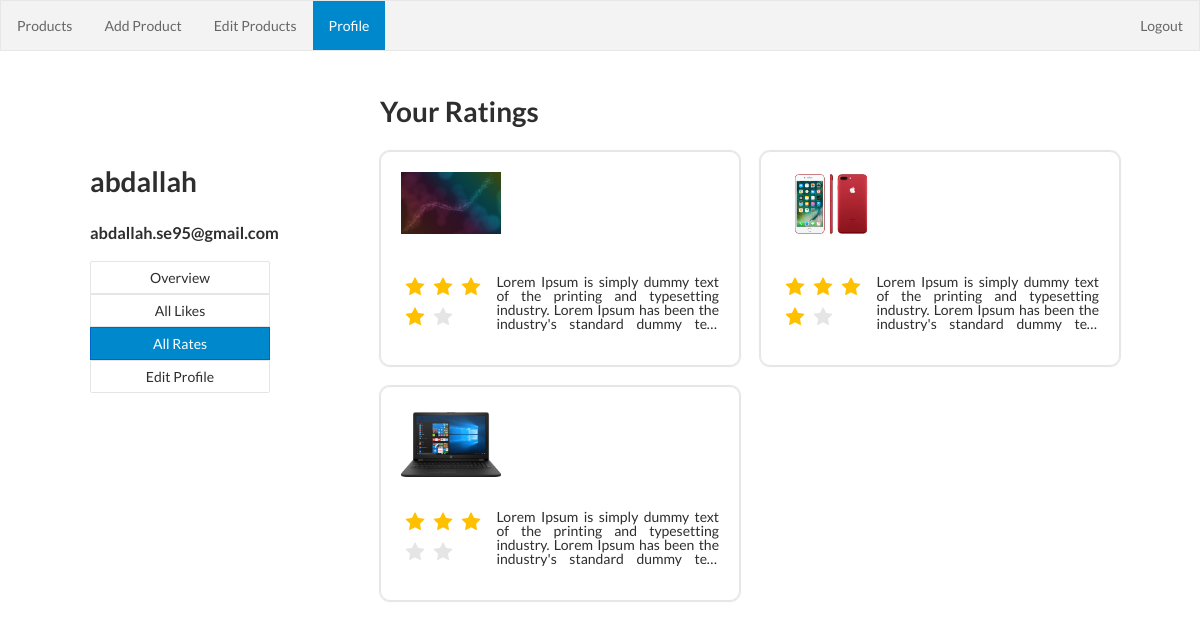
/Ratings.php (signed in), run on the app's committed database.
### tables this page shows
CREATE TABLE IF NOT EXISTS `images` (
  `id` int(11) NOT NULL AUTO_INCREMENT,
  `name` varchar(250) NOT NULL,
  `product_id` int(11) NOT NULL,
  `main` tinyint(1) DEFAULT '0',
  PRIMARY KEY (`id`)
);

CREATE TABLE IF NOT EXISTS `products` (
  `id` int(11) NOT NULL AUTO_INCREMENT,
  `name` varchar(250) NOT NULL,
  `description` varchar(250) NOT NULL,
  `price` int(11) NOT NULL,
  `review` int(10) NOT NULL DEFAULT '0',
  PRIMARY KEY (`id`)
);

### controllers/Database.php (called while the page is built, shortened)
<?php
class Database{
    public  $host="localhost";
    public  $dbuser="root";
    public  $password="";
    public  $dbname="catalogue";
    function __construct(){
        $this->password = "";
        $this->host = "localhost";
        $this->dbuser = "root";
        $this->dbname = "catalogue";
    }
    function connect(){
        $conn = mysqli_connect($this->host,$this->dbuser,$this->password,$this->dbname);
        return $conn;
    }
    function query($conn,$sql){
        $res=mysqli_query($conn,$sql);
        return $res;
    }
}

### controllers/ProductController.php (called while the page is built, shortened)
<?php
include_once "Database.php";
class ProductController{
    public static function view_product($id){
        $query = "select * from products where id = $id";
        $db = new Database();
        $res = $db->query($db->connect(), $query);
        return $res;
    }
    public static function get_user_reviewed_products(){
        $uid = $_SESSION['user_id'];
        $query = "select product_id from product_reviews where user_id = $uid";
        $db = new Database();
        $res = $db->query($db->connect(), $query);
        return $res;
    }
}

### Ratings.php (the view, shortened to what this page needs)
<?php
require "header.php";
require "controllers/ProductController.php";
$res = ProductController::get_user_reviewed_products();
$reviewed_products = array();
$r = 0;
while($ress = mysqli_fetch_assoc($res)){
    $id = (int)$ress['product_id'];
    $reviewed_products [] = mysqli_fetch_assoc(ProductController::view_product($id));
    $r++;
}
?>
<div class="profile">
    <div class="info">
        <h1><?php echo $_SESSION['username'];?></h1>
        <h3><?php echo $_SESSION['email'];?></h3>
        <ul>
            <li><a href="Profile.php">Overview</a></li>
            <li><a href="Likes.php">All Likes</a></li>
            <li class="active"><a href="Ratings.php">All Rates</a></li>
            <li><a href="EditProfile.php">Edit Profile</a></li>
        </ul>
    </div>
    <div class="ratings">
        <h1>Your Ratings</h1>
        <div class="products">
            <?php
            $x = 0;
            while ($x < $r){
                $query = "select name from images where product_id = ".$reviewed_products[$x]['id']." and main= 1";
                $db = new Database();
                $res = $db->query($db->connect(), $query);
                $res = mysqli_fetch_assoc($res);
                $image_name = "default.jpg";
                if($res != null)
                    $image_name = ($res['name'] == "")? "default.jpg":$res['name'];
                $review = (int)$reviewed_products[$x]['review'];
                ?>
                <div class="product">
                    <div class="photo">
                        <img src="./photos/<?php echo $image_name?>">
                    </div>
                    <p class="description"><?php echo $reviewed_products[$x]['description']?></p>
                    <div class="like-rate">
                        <?php for($i = 0 ;$i < 5; $i++){
                            $s = "";
                            if($review > $i)$s= "active";
                            echo '<i id="'.$reviewed_products[$x]['id'].'" onclick="rate(this)" name="'.($i+1).'"
                    style="cursor: pointer"class="icon-star '.$s.'" curr="'.$review.'"></i>';
                        }?>
                    </div>
                </div>
                <?php $x++;}?>
        </div>
    </div>
</div>
</body>
</html>

### css/main.css (style rules this page uses)
* { box-sizing: border-box; }
body, button, input, select, textarea { font-family: 'Lato', sans-serif; }
.profile { display: flex; min-height: 100vh; background: white; }
.profile > div { flex-grow: 1; padding: 20px; }
.profile .info { position: relative; padding: 90px; min-width: 30vw; }
.profile .info ul { text-align: center; }
.profile .info ul li { padding: 5px; border: 1px solid #e5e5e5; }
.profile .info ul li.active { background-color: #0088cc; color: white; border: 1px solid #0066cc; }
.profile .info ul li:first-child { border-radius: 2px 2px 0 0; }
.profile .info ul li:last-child { border-radius: 0 0 2px 2px; }
.profile .products { display: flex; flex-wrap: wrap; }
.profile .product { border: 1px #e5e5e5 solid; padding: 20px; border-radius: 10px; box-shadow: 0 0 1px 1px #e5e5e5; margin: 0 20px 20px 0; width: 30vw; }
.profile .product .photo { width: 100px; height: 6em; display: inline-block; margin-right: 10px; overflow: hidden; }
.profile .product .photo img { width: 100%; }
.profile .product .description { float: right; line-height: 1em; overflow: hidden; display: -webkit-box; -webkit-line-clamp: 4; -webkit-box-orient: vertical; max-width: 70%; text-align: justify; }
.profile .product .like-rate { margin: 10px 0; font-size: 20px; }
.profile .product .icon-star { color: #e5e5e5; }
.profile .product .icon-star.active { color: #FFC000; }

### data on the page
images: name (picture), product.description "Lorem Ipsum is simply dummy text of the printing and typesetting industry. Lorem Ipsum has been the industry's standard dummy…"
images: name (picture), product.description "Lorem Ipsum is simply dummy text of the printing and typesetting industry. Lorem Ipsum has been the industry's standard dummy…"
images: name (picture), product.description "Lorem Ipsum is simply dummy text of the printing and typesetting industry. Lorem Ipsum has been the industry's standard dummy…"

### other printed values
$_SESSION['username'] "abdallah"
$_SESSION['email'] "abdallah.se95@gmail.com"
